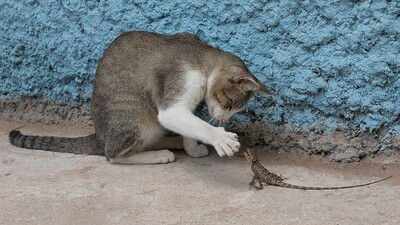
#> input picture samples/real/cat.jpg, 400 x 225 px, given in place of portrait-blur.jpg, which was not available
$ python make_compare_grid.py
#> lines starting #> are read from the running program, lines starting #| are printed output that depends on the picture
#!/usr/bin/env python3
"""8-panel grid matching samples/out/bench2/compare_<image>.jpg.

Each panel is a center 400×400 crop of the 4× output (100×100 of the
original). Order: Lanczos, then the seven bench models, two rows of four.
"""

from __future__ import annotations

import sys
from pathlib import Path

from PIL import Image, ImageDraw, ImageFont

ROOT = Path(__file__).resolve().parents[1]
MODELS = [
    "realesrgan-x4plus",
    "4xNomos8kSC",
    "ultrasharp-4x",
    "spanx4_ch48",
    "4xNomos2_otf_esrgan",
    "4xRealWebPhoto_v4_dat2",
    "4xNomos2_hq_drct-l",
]
CROP = 400
COORDS = {
    "portrait-blur": (150, 40),
    "dog-jpeg": (150, 60),
    "child": (150, 80),
    "cat": (150, 50),
}
LABEL_H = 25
GUTTER = 10
PAD_BOTTOM = 5


def crop_at(image: Image.Image, stem: str) -> Image.Image:
    w, h = image.size
    x0, y0 = COORDS[stem]
    x = min(x0 * 4, max(0, w - CROP))
    y = min(y0 * 4, max(0, h - CROP))
    return image.crop((x, y, min(x + CROP, w), min(y + CROP, h)))


def panel(image: Image.Image, text: str, font: ImageFont.ImageFont, stem: str) -> Image.Image:
    crop = crop_at(image.convert("RGB"), stem)
    canvas = Image.new("RGB", (crop.width, LABEL_H + crop.height), (255, 255, 255))
    canvas.paste(crop, (0, LABEL_H))
    draw = ImageDraw.Draw(canvas)
    draw.text((4, 6), text, fill=(20, 20, 20), font=font)
    return canvas


def broken_panel(text: str, font: ImageFont.ImageFont) -> Image.Image:
    canvas = Image.new("RGB", (CROP, LABEL_H + CROP), (238, 238, 238))
    draw = ImageDraw.Draw(canvas)
    draw.text((4, 6), text, fill=(20, 20, 20), font=font)
    draw.multiline_text((18, LABEL_H + 140), "BROKEN\nDisabled: tile grid\nartifacts", fill=(145, 30, 30), font=font, spacing=8)
    return canvas


def grid_for(bench: Path, stem: str, font: ImageFont.ImageFont) -> Image.Image:
#> called with stem = 'portrait-blur'
    source = Image.open(ROOT / "samples" / "real" / f"{stem}.jpg")
#> source is the input picture: PIL image 400x225 RGB; mean R, G, B 119.9, 128.7, 131.7
    first = Image.open(bench / f"{stem}__{MODELS[0]}.png")
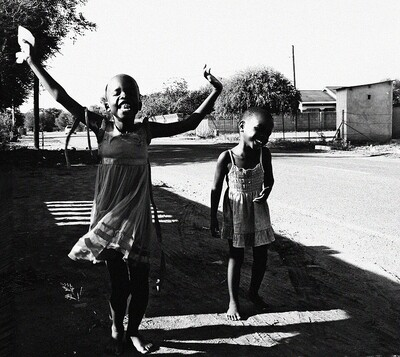
#> input picture samples/real/child.jpg, 400 x 357 px, given in place of portrait-blur__realesrgan-x4plus.png, which was not available
#> first is the input picture: PIL image 400x357 RGB; mean R, G, B 115.6, 115.6, 115.6
    lanczos = source.convert("RGB").resize(first.size, Image.Resampling.LANCZOS)
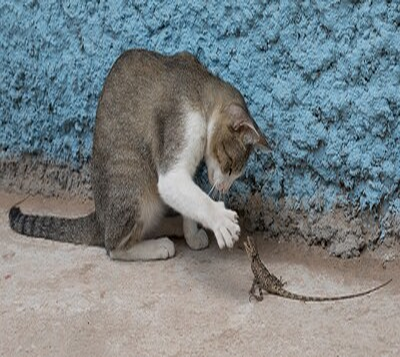
#> lanczos: PIL image 400x357 RGB; mean R, G, B 119.9, 128.7, 131.7
    tiles = [panel(lanczos, "original (lanczos)", font, stem)]
#> in panel, `canvas = Image.new("RGB", (crop.width, LABEL_H + crop.height), (255, 2..`: canvas: PIL image 400x382 RGB; every value is 255
#> in panel, `canvas.paste(crop, (0, LABEL_H))`:
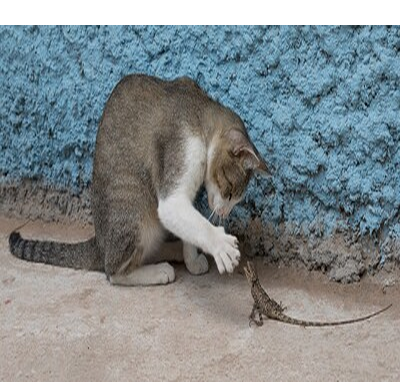
#> canvas: PIL image 400x382 RGB; mean R, G, B 128.7, 137, 139.7
    for name in MODELS:
        if name == "4xNomos2_hq_drct-l":
            tiles.append(broken_panel("4xNomos2_hq_drct-l", font))
        else:
            tiles.append(panel(Image.open(bench / f"{stem}__{name}.png"), name, font, stem))
#> call 2 of panel, with text = 'realesrgan-x4plus', stem = 'portrait-blur'
#> in panel (call 2), `canvas.paste(crop, (0, LABEL_H))`:
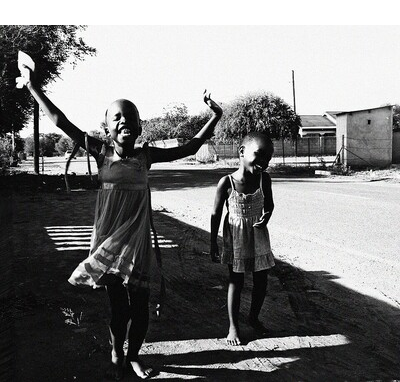
#> canvas: PIL image 400x382 RGB; mean R, G, B 124.7, 124.8, 124.7
    width = 4 * CROP + 4 * GUTTER
    height = 2 * (LABEL_H + CROP) + PAD_BOTTOM
    canvas = Image.new("RGB", (width, height), (255, 255, 255))
    for index, tile in enumerate(tiles):
        col, row = index % 4, index // 4
        canvas.paste(tile, (col * (CROP + GUTTER), row * (LABEL_H + CROP)))
    return canvas


def main() -> None:
    bench = Path(sys.argv[1] if len(sys.argv) > 1 else ROOT / "samples" / "out" / "bench3")
    font = ImageFont.load_default()
    for stem in ("portrait-blur", "dog-jpeg", "child", "cat"):
        image = grid_for(bench, stem, font)
        dest = bench / f"compare_{stem}.jpg"
        image.save(dest, quality=90)
        print(dest, image.size)


if __name__ == "__main__":
#> (the run stopped early here; a loop or call above may not have finished)
